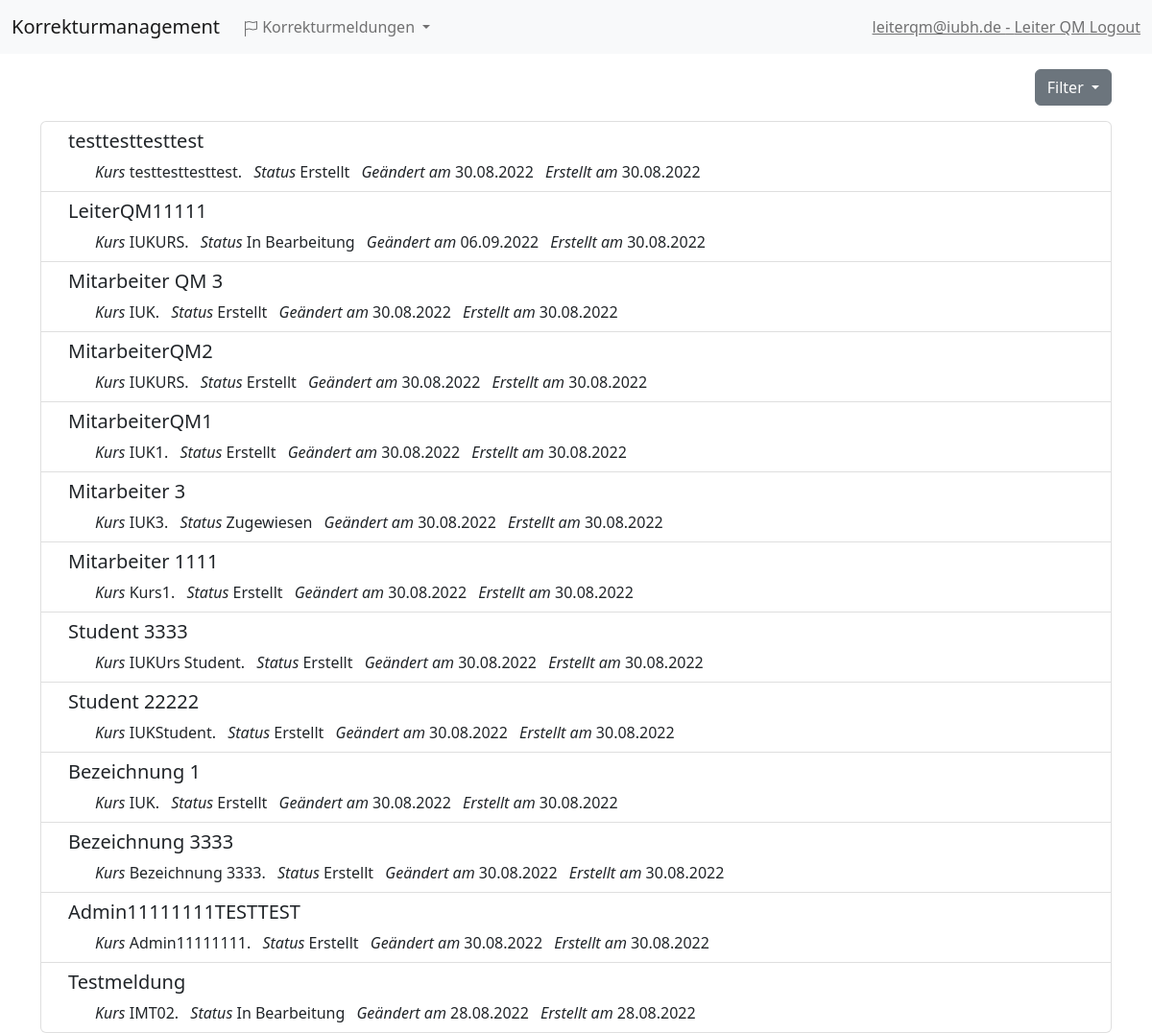
The page /reports/ (signed in) on the database as committed earlier.
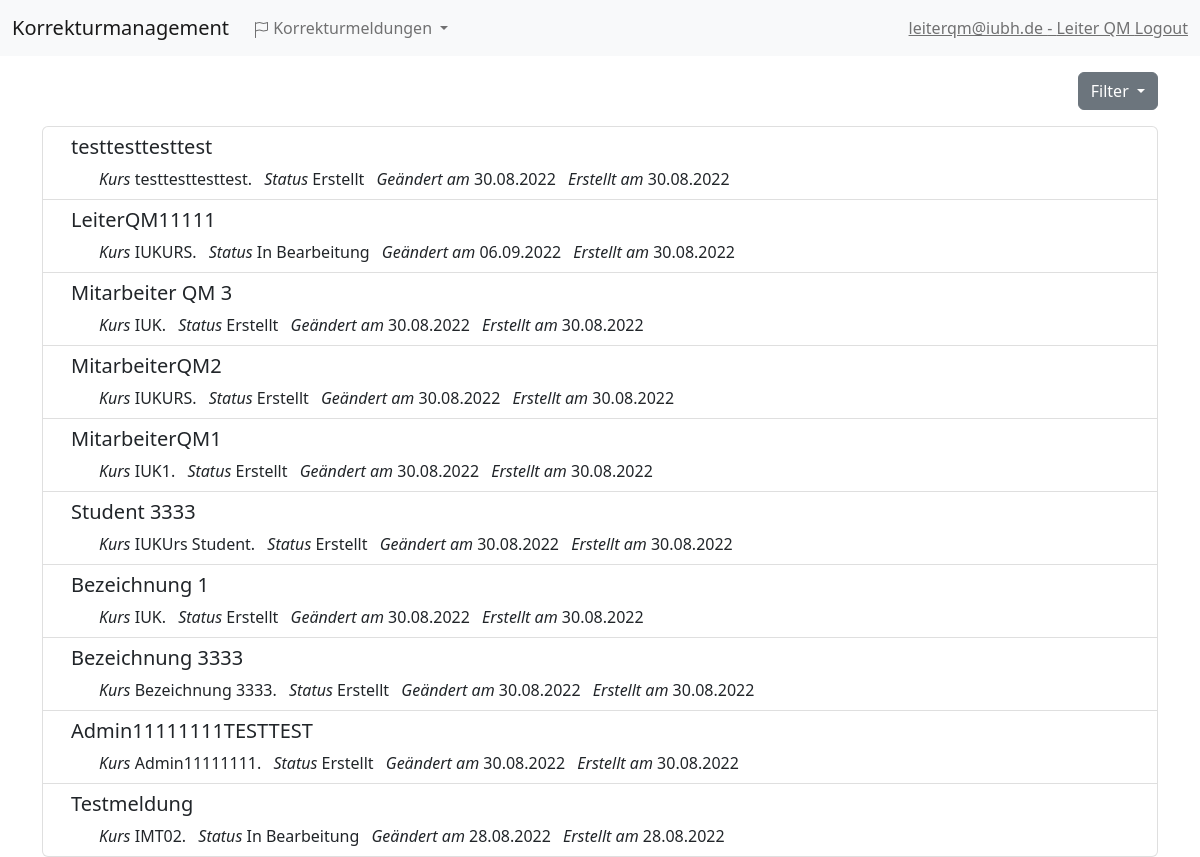
The same page on the database as committed later.
### reporting_system/models.py (models this page shows, shortened)
class CorrectionReport(models.Model):
    class DocumentType(models.TextChoices):
        SCRIPT = 1, _('Skript')
        LITERATURE = 2, _('Literaturliste')
        ONLINE_TESTS = 3, _('Online Tests')
        EVALUATION = 4, _('Kursevaluation')
        EXAM = 5, _('Musterklausur')
        EXAM_SOLUTIONS = 6, _('Musterlösung')
        SLIDE_SET = 7, _('Foliensätze für Präsenzstudium')
        PODCAST = 8, _('Podcast')
        PRESENTATION = 9, _('Präsentation')
        INTERACTIVE_LECTURE = 10, _('Interaktive Lehrveranstaltung')
        TUTORIAL = 11, _('Tutorium')
        TUTORIAL_DOCUMENTS = 12, _('Dokumente Tutorium')
        REPETITORIUM = 13, _('Repetitorium')
        LEARNING_SPRINT = 14, _('Learning Sprint')
        WORKBOOK = 15, _('Workbook Aufgaben')
        BOOTCAMP = 16, _('Bootcamp')
        SHORTCAST = 17, _('Shortcast')
        LIVE_TUTORIAL = 18, _('Live-Tutorial')
        TASK = 19, _('Aufgabenstellung: Schriftliche Ausarbeitung')
        GALLERY = 20, _('Videogalerie')
        PRE_ASSESSMENT = 21, _('Pre-Assessment')
        OTHER = 22, _('Sonstige Dokumente')
    class ReportType(models.TextChoices):
        MISTAKE = 1, _('Fehler')
        CORRECTION = 2, _('Verbesserung')
        MISSPELLING = 3, _('Rechtschreibfehler')
    class ReportStatus(models.TextChoices):
        REPORTED = 1, _('Erstellt')
        ASSIGNED = 2, _('Zugewiesen')
        REJECTED = 3, _('Abgelehnt')
        IN_PROCESS = 4, _('In Bearbeitung')
        WAIT_FOR_FEEDBACK = 5, _('Warten auf Rückmeldung')
        COMPLETED = 6, _('Abgeschlossen')
        CHECKED = 7, _('Geprüft')
    title = models.CharField("Bezeichnung", max_length=254, blank=False, error_messages={
        'required': 'Bitte vergebe für deine Korrekturmeldung eine Bezeichnung.',
        'max_length': 'Die Bezeichnung darf maximal 254 Zeichen lang sein.'
    }, validators=[MinLengthValidator(10, message='Die Bezeichnung muss mindestens 10 Zeichen lang sein')])
    description = models.TextField("Beschreibung", blank=False)
    created_by = models.ForeignKey(settings.AUTH_USER_MODEL, on_delete=models.CASCADE, blank=True)
    assigned_to = models.ForeignKey(settings.AUTH_USER_MODEL, on_delete=models.CASCADE, blank=True, null=True, related_name="assignee")
    qm_manager = models.ForeignKey(settings.AUTH_USER_MODEL, on_delete=models.CASCADE, blank=True, null=True, related_name="qm_manager")
    created_at = models.DateTimeField(auto_now_add=True)
    assigned_at = models.DateTimeField(default=None, blank=True, null=True)
    edited_at = models.DateTimeField(auto_now=True)
    file_name = models.CharField("Dateiname", max_length=254, blank=True, null=True, error_messages={
        'max_length': 'Der Dateiname darf maximal 254 Zeichen lang sein.'
    }, validators=[MinLengthValidator(10, message='Der Dateiname muss mindestens 10 Zeichen lang sein.')])
    file = models.FileField("Datei", upload_to='%Y/%m/%d', blank=True, null=True)
    course = models.CharField("IU Kursbezeichnung", max_length=255, blank=False, error_messages={
        'max_length': 'Die IU Kursbezeichnung darf maximal 255 Zeichen lang sein.'
    })
    comment = models.TextField("Ablehnungs Grund", blank=True, null=True)
    report_status = models.CharField("Status der Korrekturmeldung", max_length=255, choices=ReportStatus.choices,
                                     default=ReportStatus.REPORTED, null=True, blank=True)
    report_type = models.CharField("Art der Korrekturmeldung", max_length=255, choices=ReportType.choices,
                                   default=ReportType.CORRECTION, null=True)
    document_type = models.CharField("Lehrmaterial", max_length=255, choices=DocumentType.choices,
                                     default=DocumentType.SCRIPT)

### reporting_system/views.py (the view)
# urls.py: path("", views.reports_all_view, name="reports"),
def reports_all_view(request):
    status_filter = request.GET.get('status_filter', 'open')
    ctx = {
        'reports': get_reports_role_based(request.user, request.role, status_filter),
    }
    return render(request, "reports.html", ctx)

### reporting_system/views.py (called while the page is built)
def get_reports_role_based(user, role, filter):
    filters = {
        'open': [1, 2, 4, 5, 7],
        'all': [1, 2, 3, 4, 5, 6, 7],
    }
    if role == 'Student':
        return CorrectionReport.objects.filter(created_by=user, report_status__in=filters[filter]).order_by(
            '-edited_at')
    if role == 'Mitarbeiter IU':
        return CorrectionReport.objects.filter(Q(assigned_to=user) | Q(created_by=user), report_status__in=filters[filter]).order_by(
            '-edited_at')
    if role == 'Leiter QM' or role == 'Mitarbeiter QM':
        return CorrectionReport.objects.filter(report_status__in=filters[filter]).order_by('-created_at')

### reporting_system/templates/reports.html (shortened to what this page needs)
{% extends 'base/base.html' %}
{% load static %}
{% block body %}
<div class="dropdown mb-3 d-flex justify-content-end">
    <button class="btn btn-secondary dropdown-toggle" type="button" data-bs-toggle="dropdown" aria-expanded="false">
        Filter
    </button>
</div>
{% if reports|length == 0 %}
<div class="alert alert-info" role="alert">
    Keine Meldungen vorhanden.
</div>
{% else %}
<ul class="list-group">
    {% for report in reports %}
    <li class="list-group-item">
        <a href="{% url 'reports_detail' report.id %}" class="navbar-text" style="text-decoration: none ;">
            <div class="container">
                <div class="row">
                    <div class="col">
                        <h5>{{report.title}}</h5>
                    </div>
                </div>
                <div class="row ms-3">
                    <div class="col">
                        <ul class="list-inline">
                            <li class="list-inline-item"> <i>Kurs</i> {{report.course}}.</li>
                            <li class="list-inline-item"> <i>Status</i> {{report.get_report_status_display}}</li>
                            <li class="list-inline-item"> <i>Geändert am</i> {{report.edited_at|date:"d.m.Y"}}</li>
                            <li class="list-inline-item"> <i>Erstellt am</i> {{report.created_at|date:"d.m.Y"}}</li>
                        </ul>
                    </div>
                </div>
            </div>
        </a>
    </li>
    {% endfor %}
</ul>
{% endif %}
{% endblock %}

### reporting_system/templates/base/base.html (shortened to what this page needs)
{% load static %}
<!DOCTYPE html>
<html lang="de">
<head>
        <link href="https://cdn.jsdelivr.net/npm/bootstrap@5.2.0/dist/css/bootstrap.min.css" rel="stylesheet">
        <link href="{% static 'css/../../static/css/index.css' %}" rel="stylesheet">
</head>
<body>
    {% include './navbar.html' %}
    <div class="container mt-3">
    {% block body %}{% endblock %}
    </div>
</body>
</html>

### reporting_system/templates/base/navbar.html (shortened to what this page needs)
<nav class="navbar navbar-expand-lg bg-light">
    <div class="container-fluid">
        <a class="navbar-brand" href="#">Korrekturmanagement</a>
        <div class="collapse navbar-collapse" id="navbarSupportedContent">
            <ul class="navbar-nav me-auto mb-2 mb-lg-0">
                <li class="nav-item dropdown">
                    <a class="nav-link dropdown-toggle" href="{% url 'reports' %}" role="button" data-bs-toggle="dropdown"
                        aria-expanded="false">
                        Korrekturmeldungen
                    </a>
                </li>
            </ul>
            <div class="d-flex">
                <a class="navbar-text" href="{% url 'logout' %}"> {{ user }} - {{ request.role }} Logout</a>
            </div>
        </div>
    </div>
</nav>

Rows that differ between the two databases and show on the page:
no longer on this page (row edited): CorrectionReport: title "Mitarbeiter 3", course "IUK3", report_status "Zugewiesen", edited_at "30.08.2022", created_at "30.08.2022"
no longer on this page (row edited): CorrectionReport: title "Mitarbeiter 1111", course "Kurs1", report_status "Erstellt", edited_at "30.08.2022", created_at "30.08.2022"
removed CorrectionReport: title "Student 22222", course "IUKStudent", report_status "Erstellt", edited_at "30.08.2022", created_at "30.08.2022"
